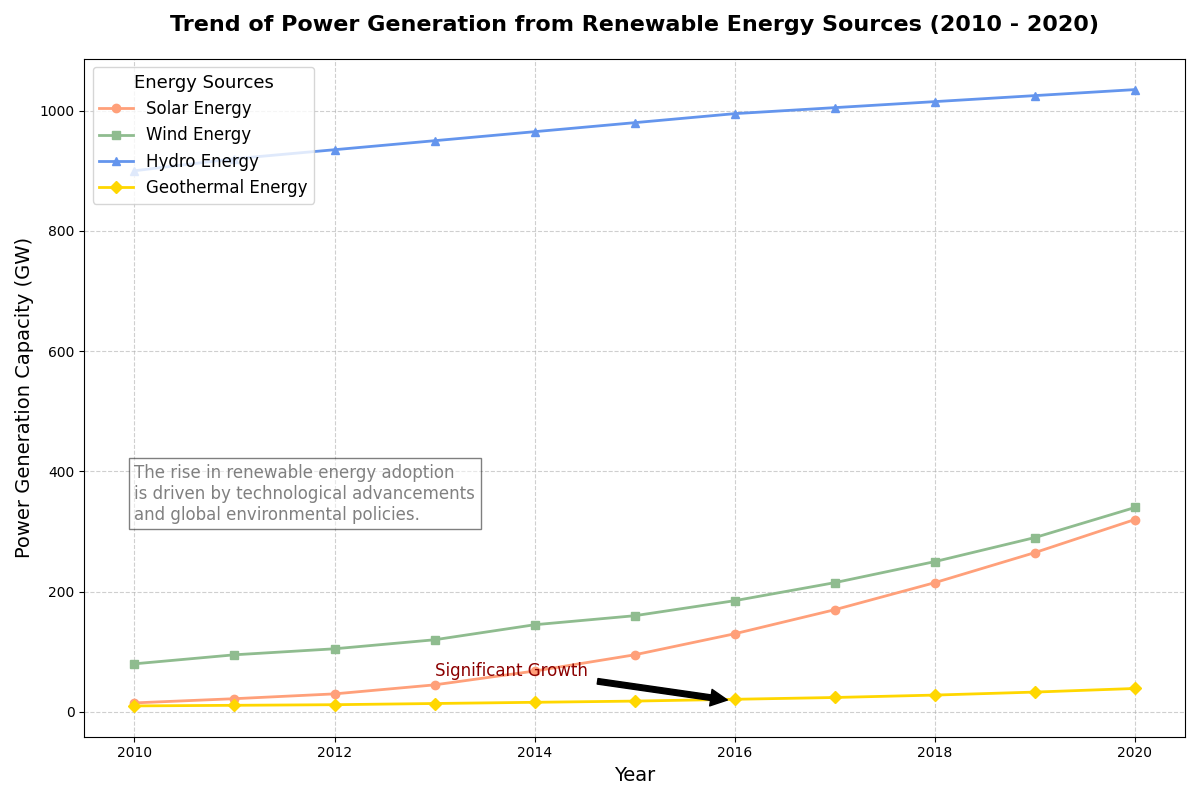

This chart was generated by the following Python code:
import matplotlib.pyplot as plt
import numpy as np

# Defining the years and power generation data in gigawatts (GW)
years = np.arange(2010, 2021)
solar_energy = [15, 22, 30, 45, 68, 95, 130, 170, 215, 265, 320]
wind_energy = [80, 95, 105, 120, 145, 160, 185, 215, 250, 290, 340]
hydro_energy = [900, 920, 935, 950, 965, 980, 995, 1005, 1015, 1025, 1035]
geothermal_energy = [10, 11, 12, 14, 16, 18, 21, 24, 28, 33, 39]

# Setting up the plot
fig, ax = plt.subplots(figsize=(12, 8))

# Plotting the data
ax.plot(years, solar_energy, marker='o', linestyle='-', color='#FFA07A', linewidth=2, label='Solar Energy')
ax.plot(years, wind_energy, marker='s', linestyle='-', color='#8FBC8F', linewidth=2, label='Wind Energy')
ax.plot(years, hydro_energy, marker='^', linestyle='-', color='#6495ED', linewidth=2, label='Hydro Energy')
ax.plot(years, geothermal_energy, marker='D', linestyle='-', color='#FFD700', linewidth=2, label='Geothermal Energy')

# Adding labels and title
plt.title('Trend of Power Generation from Renewable Energy Sources (2010 - 2020)', fontsize=16, fontweight='bold', pad=20)
plt.xlabel('Year', fontsize=14)
plt.ylabel('Power Generation Capacity (GW)', fontsize=14)

# Adding grid
plt.grid(True, linestyle='--', alpha=0.6)

# Adding legend
plt.legend(title='Energy Sources', title_fontsize='13', fontsize='12', loc='upper left')

# Annotations
ax.annotate('Significant Growth', xy=(2016, 18), xytext=(2013, 60),
             arrowprops=dict(facecolor='black', shrink=0.05), fontsize=12, color='darkred')

# Adding context with text
plt.text(2010, 320, "The rise in renewable energy adoption\nis driven by technological advancements\nand global environmental policies.",
         fontsize=12, color='grey', bbox=dict(facecolor='white', alpha=0.5))

# Tight layout
plt.tight_layout()

# Show the plot
plt.show()
